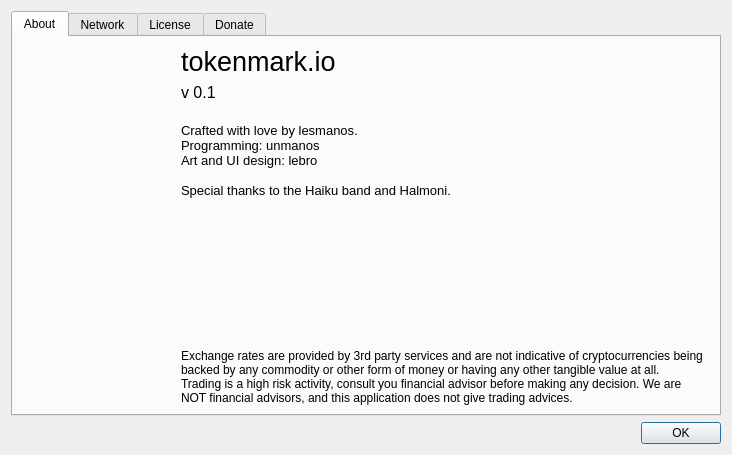
<?xml version="1.0" encoding="UTF-8"?>
<ui version="4.0">
 <class>AboutDialog</class>
 <widget class="QDialog" name="AboutDialog">
  <property name="windowModality">
   <enum>Qt::NonModal</enum>
  </property>
  <property name="geometry">
   <rect>
    <x>0</x>
    <y>0</y>
    <width>732</width>
    <height>455</height>
   </rect>
  </property>
  <property name="windowTitle">
   <string>About tokenmark.io...</string>
  </property>
  <property name="modal">
   <bool>true</bool>
  </property>
  <layout class="QVBoxLayout" name="verticalLayout">
   <item>
    <widget class="QTabWidget" name="tabWidget">
     <property name="currentIndex">
      <number>0</number>
     </property>
     <widget class="QWidget" name="tab">
      <attribute name="icon">
       <iconset resource="../../res/icons.qrc">
        <normaloff>:/icons/common/info.png</normaloff>:/icons/common/info.png</iconset>
      </attribute>
      <attribute name="title">
       <string>About</string>
      </attribute>
      <layout class="QHBoxLayout" name="horizontalLayout_3">
       <item>
        <widget class="QFrame" name="frame_2">
         <property name="sizePolicy">
          <sizepolicy hsizetype="Minimum" vsizetype="Preferred">
           <horstretch>0</horstretch>
           <verstretch>0</verstretch>
          </sizepolicy>
         </property>
         <property name="maximumSize">
          <size>
           <width>160</width>
           <height>16000000</height>
          </size>
         </property>
         <property name="frameShape">
          <enum>QFrame::NoFrame</enum>
         </property>
         <property name="frameShadow">
          <enum>QFrame::Raised</enum>
         </property>
         <layout class="QVBoxLayout" name="verticalLayout_6">
          <item>
           <widget class="QLabel" name="label_11">
            <property name="sizePolicy">
             <sizepolicy hsizetype="Preferred" vsizetype="Preferred">
              <horstretch>0</horstretch>
              <verstretch>0</verstretch>
             </sizepolicy>
            </property>
            <property name="baseSize">
             <size>
              <width>128</width>
              <height>128</height>
             </size>
            </property>
            <property name="text">
             <string/>
            </property>
            <property name="pixmap">
             <pixmap resource="../../res/icons.qrc">:/icons/app_128x128.png</pixmap>
            </property>
            <property name="alignment">
             <set>Qt::AlignCenter</set>
            </property>
           </widget>
          </item>
          <item>
           <spacer name="verticalSpacer">
            <property name="orientation">
             <enum>Qt::Vertical</enum>
            </property>
            <property name="sizeHint" stdset="0">
             <size>
              <width>20</width>
              <height>40</height>
             </size>
            </property>
           </spacer>
          </item>
         </layout>
        </widget>
       </item>
       <item>
        <layout class="QVBoxLayout" name="verticalLayout_3">
         <item>
          <widget class="QLabel" name="label_12">
           <property name="sizePolicy">
            <sizepolicy hsizetype="Preferred" vsizetype="Minimum">
             <horstretch>0</horstretch>
             <verstretch>0</verstretch>
            </sizepolicy>
           </property>
           <property name="font">
            <font>
             <pointsize>20</pointsize>
            </font>
           </property>
           <property name="text">
            <string>tokenmark.io</string>
           </property>
           <property name="textFormat">
            <enum>Qt::AutoText</enum>
           </property>
           <property name="alignment">
            <set>Qt::AlignLeading|Qt::AlignLeft|Qt::AlignTop</set>
           </property>
          </widget>
         </item>
         <item>
          <widget class="QLabel" name="label_13">
           <property name="sizePolicy">
            <sizepolicy hsizetype="Preferred" vsizetype="Minimum">
             <horstretch>0</horstretch>
             <verstretch>0</verstretch>
            </sizepolicy>
           </property>
           <property name="font">
            <font>
             <pointsize>12</pointsize>
            </font>
           </property>
           <property name="text">
            <string>v 0.1</string>
           </property>
           <property name="alignment">
            <set>Qt::AlignLeading|Qt::AlignLeft|Qt::AlignTop</set>
           </property>
          </widget>
         </item>
         <item>
          <widget class="QLabel" name="label_14">
           <property name="sizePolicy">
            <sizepolicy hsizetype="Preferred" vsizetype="Expanding">
             <horstretch>0</horstretch>
             <verstretch>0</verstretch>
            </sizepolicy>
           </property>
           <property name="font">
            <font>
             <pointsize>10</pointsize>
            </font>
           </property>
           <property name="text">
            <string>
Crafted with love by lesmanos.
Programming: unmanos
Art and UI design: lebro

Special thanks to the Haiku band and Halmoni.</string>
           </property>
           <property name="alignment">
            <set>Qt::AlignLeading|Qt::AlignLeft|Qt::AlignTop</set>
           </property>
          </widget>
         </item>
         <item>
          <widget class="QLabel" name="label_15">
           <property name="text">
            <string>Exchange rates are provided by 3rd party services and are not indicative of cryptocurrencies being backed by any commodity or other form of money or having any other tangible value at all.
Trading is a high risk activity, consult you financial advisor before making any decision. We are NOT financial advisors, and this application does not give trading advices.</string>
           </property>
           <property name="wordWrap">
            <bool>true</bool>
           </property>
          </widget>
         </item>
        </layout>
       </item>
      </layout>
     </widget>
     <widget class="QWidget" name="tab_2">
      <attribute name="icon">
       <iconset resource="../../res/icons.qrc">
        <normaloff>:/icons/common/network.png</normaloff>:/icons/common/network.png</iconset>
      </attribute>
      <attribute name="title">
       <string>Network</string>
      </attribute>
      <layout class="QVBoxLayout" name="verticalLayout_2">
       <item>
        <widget class="QFrame" name="frame">
         <property name="sizePolicy">
          <sizepolicy hsizetype="Preferred" vsizetype="Expanding">
           <horstretch>0</horstretch>
           <verstretch>0</verstretch>
          </sizepolicy>
         </property>
         <property name="frameShape">
          <enum>QFrame::StyledPanel</enum>
         </property>
         <property name="frameShadow">
          <enum>QFrame::Raised</enum>
         </property>
         <layout class="QHBoxLayout" name="horizontalLayout_2">
          <item>
           <widget class="QGroupBox" name="groupBox_2">
            <property name="title">
             <string>REST</string>
            </property>
            <property name="flat">
             <bool>false</bool>
            </property>
            <property name="checkable">
             <bool>false</bool>
            </property>
            <layout class="QFormLayout" name="formLayout">
             <item row="0" column="0">
              <widget class="QLabel" name="label">
               <property name="text">
                <string>Calls</string>
               </property>
              </widget>
             </item>
             <item row="0" column="1">
              <widget class="QLineEdit" name="netCount">
               <property name="alignment">
                <set>Qt::AlignRight|Qt::AlignTrailing|Qt::AlignVCenter</set>
               </property>
               <property name="readOnly">
                <bool>true</bool>
               </property>
              </widget>
             </item>
             <item row="1" column="0">
              <widget class="QLabel" name="label_3">
               <property name="text">
                <string>Uploaded</string>
               </property>
              </widget>
             </item>
             <item row="1" column="1">
              <widget class="QLineEdit" name="netBytesOut">
               <property name="alignment">
                <set>Qt::AlignRight|Qt::AlignTrailing|Qt::AlignVCenter</set>
               </property>
               <property name="readOnly">
                <bool>true</bool>
               </property>
              </widget>
             </item>
             <item row="2" column="0">
              <widget class="QLabel" name="label_4">
               <property name="text">
                <string>Downloaded</string>
               </property>
              </widget>
             </item>
             <item row="2" column="1">
              <widget class="QLineEdit" name="netBytesIn">
               <property name="alignment">
                <set>Qt::AlignRight|Qt::AlignTrailing|Qt::AlignVCenter</set>
               </property>
               <property name="readOnly">
                <bool>true</bool>
               </property>
              </widget>
             </item>
             <item row="3" column="0">
              <widget class="Line" name="line">
               <property name="orientation">
                <enum>Qt::Horizontal</enum>
               </property>
              </widget>
             </item>
             <item row="4" column="0">
              <widget class="QLabel" name="label_7">
               <property name="text">
                <string>Avg. upload</string>
               </property>
              </widget>
             </item>
             <item row="5" column="0">
              <widget class="QLabel" name="label_8">
               <property name="text">
                <string>Avg. download</string>
               </property>
              </widget>
             </item>
             <item row="4" column="1">
              <widget class="QLineEdit" name="netUploadRate">
               <property name="alignment">
                <set>Qt::AlignRight|Qt::AlignTrailing|Qt::AlignVCenter</set>
               </property>
               <property name="readOnly">
                <bool>true</bool>
               </property>
              </widget>
             </item>
             <item row="5" column="1">
              <widget class="QLineEdit" name="netDownloadRate">
               <property name="alignment">
                <set>Qt::AlignRight|Qt::AlignTrailing|Qt::AlignVCenter</set>
               </property>
               <property name="readOnly">
                <bool>true</bool>
               </property>
              </widget>
             </item>
            </layout>
           </widget>
          </item>
          <item>
           <widget class="QGroupBox" name="groupBox">
            <property name="title">
             <string>WS</string>
            </property>
            <layout class="QFormLayout" name="formLayout_2">
             <item row="0" column="0">
              <widget class="QLabel" name="label_2">
               <property name="text">
                <string>Connections</string>
               </property>
              </widget>
             </item>
             <item row="0" column="1">
              <widget class="QLineEdit" name="netWsCount">
               <property name="alignment">
                <set>Qt::AlignRight|Qt::AlignTrailing|Qt::AlignVCenter</set>
               </property>
               <property name="readOnly">
                <bool>true</bool>
               </property>
              </widget>
             </item>
             <item row="1" column="0">
              <widget class="QLabel" name="label_5">
               <property name="text">
                <string>Uploaded</string>
               </property>
              </widget>
             </item>
             <item row="1" column="1">
              <widget class="QLineEdit" name="netWsBytesOut">
               <property name="alignment">
                <set>Qt::AlignRight|Qt::AlignTrailing|Qt::AlignVCenter</set>
               </property>
               <property name="readOnly">
                <bool>true</bool>
               </property>
              </widget>
             </item>
             <item row="2" column="0">
              <widget class="QLabel" name="label_6">
               <property name="text">
                <string>Downloaded</string>
               </property>
              </widget>
             </item>
             <item row="2" column="1">
              <widget class="QLineEdit" name="netWsBytesIn">
               <property name="alignment">
                <set>Qt::AlignRight|Qt::AlignTrailing|Qt::AlignVCenter</set>
               </property>
               <property name="readOnly">
                <bool>true</bool>
               </property>
              </widget>
             </item>
             <item row="3" column="0">
              <widget class="Line" name="line_2">
               <property name="orientation">
                <enum>Qt::Horizontal</enum>
               </property>
              </widget>
             </item>
             <item row="4" column="0">
              <widget class="QLabel" name="label_9">
               <property name="text">
                <string>Avg. upload</string>
               </property>
              </widget>
             </item>
             <item row="4" column="1">
              <widget class="QLineEdit" name="netWsUploadRate">
               <property name="alignment">
                <set>Qt::AlignRight|Qt::AlignTrailing|Qt::AlignVCenter</set>
               </property>
               <property name="readOnly">
                <bool>true</bool>
               </property>
              </widget>
             </item>
             <item row="5" column="0">
              <widget class="QLabel" name="label_10">
               <property name="text">
                <string>Avg. download</string>
               </property>
              </widget>
             </item>
             <item row="5" column="1">
              <widget class="QLineEdit" name="netWsDownloadRate">
               <property name="alignment">
                <set>Qt::AlignRight|Qt::AlignTrailing|Qt::AlignVCenter</set>
               </property>
               <property name="readOnly">
                <bool>true</bool>
               </property>
              </widget>
             </item>
            </layout>
           </widget>
          </item>
         </layout>
        </widget>
       </item>
       <item>
        <layout class="QHBoxLayout" name="horizontalLayout">
         <property name="sizeConstraint">
          <enum>QLayout::SetMaximumSize</enum>
         </property>
         <item>
          <widget class="QLabel" name="connectionTime">
           <property name="sizePolicy">
            <sizepolicy hsizetype="Expanding" vsizetype="Minimum">
             <horstretch>0</horstretch>
             <verstretch>0</verstretch>
            </sizepolicy>
           </property>
           <property name="text">
            <string>TextLabel</string>
           </property>
          </widget>
         </item>
         <item>
          <widget class="QPushButton" name="netResetButton">
           <property name="text">
            <string>Reset</string>
           </property>
          </widget>
         </item>
        </layout>
       </item>
      </layout>
     </widget>
     <widget class="QWidget" name="tab_4">
      <attribute name="icon">
       <iconset resource="../../res/icons.qrc">
        <normaloff>:/icons/common/license.png</normaloff>:/icons/common/license.png</iconset>
      </attribute>
      <attribute name="title">
       <string>License</string>
      </attribute>
      <layout class="QGridLayout" name="gridLayout">
       <item row="0" column="0">
        <widget class="QScrollArea" name="licenseFrame">
         <property name="horizontalScrollBarPolicy">
          <enum>Qt::ScrollBarAlwaysOff</enum>
         </property>
         <property name="widgetResizable">
          <bool>true</bool>
         </property>
         <widget class="QWidget" name="scrollAreaWidgetContents">
          <property name="geometry">
           <rect>
            <x>0</x>
            <y>0</y>
            <width>690</width>
            <height>355</height>
           </rect>
          </property>
          <layout class="QGridLayout" name="gridLayout_2">
           <item row="0" column="0">
            <widget class="QLabel" name="licenseText">
             <property name="text">
              <string>TextLabel</string>
             </property>
             <property name="wordWrap">
              <bool>true</bool>
             </property>
            </widget>
           </item>
          </layout>
         </widget>
        </widget>
       </item>
      </layout>
     </widget>
     <widget class="QWidget" name="tab_3">
      <attribute name="icon">
       <iconset resource="../../res/icons.qrc">
        <normaloff>:/icons/common/love.png</normaloff>:/icons/common/love.png</iconset>
      </attribute>
      <attribute name="title">
       <string>Donate</string>
      </attribute>
      <layout class="QVBoxLayout" name="verticalLayout_5">
       <item>
        <layout class="QVBoxLayout" name="verticalLayout_4">
         <property name="sizeConstraint">
          <enum>QLayout::SetMaximumSize</enum>
         </property>
         <item>
          <widget class="QLabel" name="label_16">
           <property name="sizePolicy">
            <sizepolicy hsizetype="Preferred" vsizetype="Fixed">
             <horstretch>0</horstretch>
             <verstretch>0</verstretch>
            </sizepolicy>
           </property>
           <property name="text">
            <string>This software is free. If you feel this software is usefull, you can contribute to the developement and hosting costs. Addresses used for donations are unique to your account.</string>
           </property>
           <property name="alignment">
            <set>Qt::AlignLeading|Qt::AlignLeft|Qt::AlignTop</set>
           </property>
           <property name="wordWrap">
            <bool>true</bool>
           </property>
          </widget>
         </item>
         <item>
          <widget class="QFrame" name="donateFrame">
           <property name="frameShape">
            <enum>QFrame::StyledPanel</enum>
           </property>
           <property name="frameShadow">
            <enum>QFrame::Raised</enum>
           </property>
          </widget>
         </item>
        </layout>
       </item>
      </layout>
     </widget>
    </widget>
   </item>
   <item>
    <widget class="QDialogButtonBox" name="buttonBox">
     <property name="orientation">
      <enum>Qt::Horizontal</enum>
     </property>
     <property name="standardButtons">
      <set>QDialogButtonBox::Ok</set>
     </property>
    </widget>
   </item>
  </layout>
 </widget>
 <resources>
  <include location="../../res/icons.qrc"/>
 </resources>
 <connections>
  <connection>
   <sender>buttonBox</sender>
   <signal>accepted()</signal>
   <receiver>AboutDialog</receiver>
   <slot>accept()</slot>
   <hints>
    <hint type="sourcelabel">
     <x>248</x>
     <y>254</y>
    </hint>
    <hint type="destinationlabel">
     <x>157</x>
     <y>274</y>
    </hint>
   </hints>
  </connection>
  <connection>
   <sender>buttonBox</sender>
   <signal>rejected()</signal>
   <receiver>AboutDialog</receiver>
   <slot>reject()</slot>
   <hints>
    <hint type="sourcelabel">
     <x>316</x>
     <y>260</y>
    </hint>
    <hint type="destinationlabel">
     <x>286</x>
     <y>274</y>
    </hint>
   </hints>
  </connection>
 </connections>
</ui>
